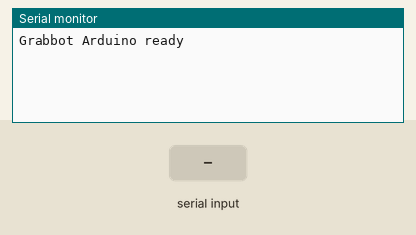
Simulated run of this sketch. Board: Arduino Uno, built with avr-gcc and run on an emulated ATmega328P. Parts: the last lines printed to the serial monitor. The test bench sets the inputs (shaded band).

Above: at 1.2 s.
1.3 s: "1\n" received over Serial
At 2.4 s:
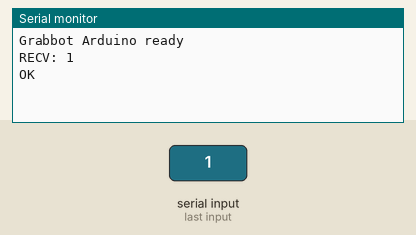
2.8 s: "0\n" received over Serial
At 3.6 s:
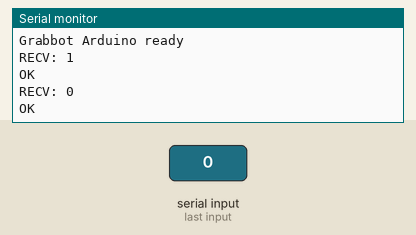
4.3 s: "2\n" received over Serial
At 4.7 s:
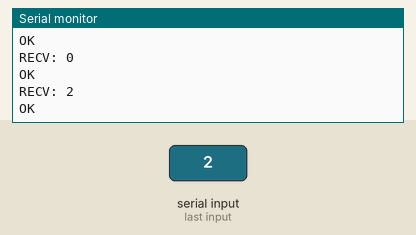

The sketch:

Grabbot_Arduino_Serial.ino
```cpp
// Minimal Arduino serial stub for Grabbot
// Zweck: empfängt einfache newline-terminated Befehle wie "MOVE JOINT1 90"
// und antwortet mit "OK" oder "ERR"

void setup() {
  Serial.begin(115200);
  // initial setup: Pins, PWM, etc.
  Serial.println("Grabbot Arduino ready");
}

void loop() {
  if (Serial.available()) {
    String cmd = Serial.readStringUntil('\n');
    cmd.trim();
    if (cmd.length() == 0) return;

    // einfache Echo-Logik (Ersetzen durch echte Steuerbefehle)
    Serial.print("RECV: ");
    Serial.println(cmd);
    Serial.println("OK");
  }
}
```

Measured:
- after the input at 1.3 s, the serial monitor: prints a new line at once (image 1)
- after the input at 2.8 s, the serial monitor: prints a new line at once (image 2)
- after the input at 4.3 s, the serial monitor: prints a new line at once (image 3)
